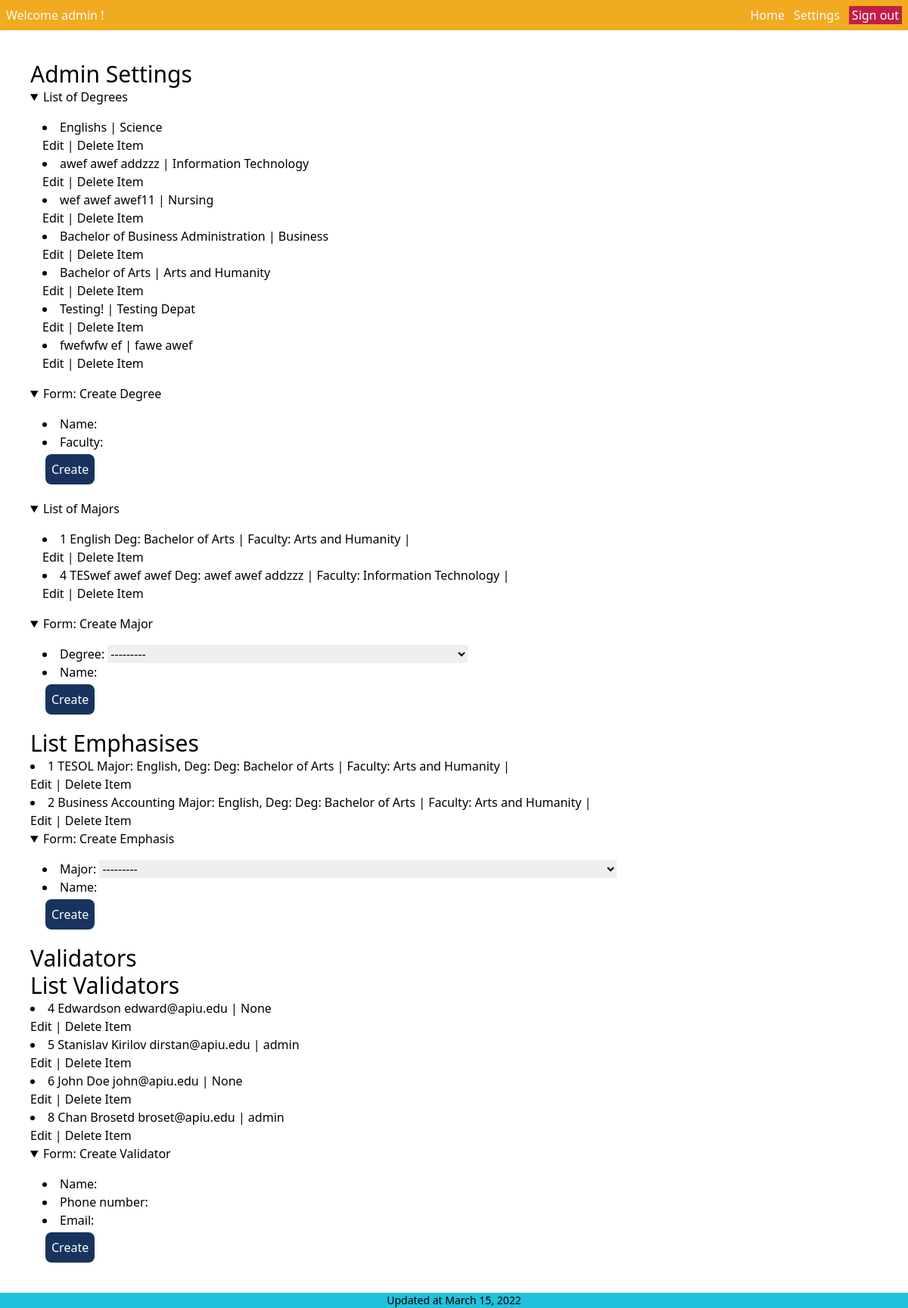
The app's page /manager/settings (signed in) with its own data.
### spapp/models.py (models this page shows, shortened)
class Degree(models.Model):
    name = models.CharField(max_length=40)
    faculty = models.CharField(max_length=50)
    """ the __str__ function overides the name of an object and displays it as a string """
    def __str__(self):
        return f"Deg: {self.name} | Faculty: {self.faculty}"

class Major(models.Model):
    degree = models.ForeignKey(Degree, on_delete=models.CASCADE)
    name = models.CharField(max_length=30)
    def __str__(self):
        return f"Major: {self.name}, Deg: {self.degree}"

class Emphasis(models.Model):
    major = models.ForeignKey(Major, on_delete=models.CASCADE)
    name = models.CharField(max_length=30)

class Validator(models.Model):
    name = models.CharField(max_length=50)
    phone_number = models.CharField(max_length=50)
    email = models.CharField(max_length=50)
    verified = models.BooleanField(default=False)
    created_by = models.ForeignKey(User, null=True, on_delete=models.SET_NULL)

### spapp/views.py (the view, shortened to what this page needs)
# urls.py: path("manager/settings", views.AdminSettings.as_view(), name="manager_settings"),
@method_decorator(decorators, name='dispatch')
class AdminSettings(LoginRequiredMixin, generic.TemplateView):
    login_url = "spapp:login"
    template_name = "pages/manager/settings.html"
    form_degree = DegreeForm
    form_major = MajorForm
    form_emphasis = EmphasisForm
    form_validator = ValidatorForm
    def get_context_data(self, **kwargs):
        context = super().get_context_data(**kwargs)
        try:
            context = {
                'degrees': Degree.objects.all(),
                'majors': Major.objects.all(),
                'emphasises': Emphasis.objects.all(),
                'validators': Validator.objects.all(),
                'form_degree': self.form_degree(),
                'form_major': self.form_major(),
                'form_emphasis': self.form_emphasis(),
                'form_validator': self.form_validator()
            }
            return context
        except:
            messages.add_message(
                self.request, messages.WARNING, "You are not a student")
            return context

### spapp/forms.py
class DegreeForm(forms.ModelForm):
    class Meta:
        model = Degree
        fields = '__all__'

class MajorForm(forms.ModelForm):
    class Meta:
        model = Major
        fields = '__all__'

### theme/templates/pages/manager/settings.html
{% extends 'components/manager/layout.html' %}
{% block content %}
<h1> Admin Settings </h1>
{% include 'components/manager/degree/list.html' with title="Degrees" data=degrees %}
{% include 'components/manager/create_form.html' with form=form_degree title="Create Degree" url="/manager/create/degree" %}
{% include 'components/manager/major/list.html' with title="Majors" data=majors %}
{% include 'components/manager/create_form.html' with form=form_major title="Create Major" url="/manager/create/major" %}
{% include 'components/manager/emphasis/list.html' with title="Emphasises" data=emphasises %}
{% include 'components/manager/create_form.html' with form=form_emphasis title="Create Emphasis" url="/manager/create/emphasis" %}
<h2> Validators </h2>
{% include 'components/manager/validator/list.html' with title="Validators" data=validators %}
{% include 'components/manager/create_form.html' with form=form_validator title="Create Validator" url="/manager/create/validator" %}
{% endblock %}

### theme/templates/components/manager/header.html
<div class="bg-secondary text-gray-50">
    <div class="flex flex-row justify-between px-2 py-2 gap-2">
        <div>
            <a href="{% url 'spapp:manager_dashboard' %}"> Welcome {{ user }} {{ user.first_name }}! </a>
        </div>
        <div class="flex flex-row justify-between gap-3">
            <a href="{% url 'spapp:manager_dashboard' %}"> Home </a>
            <a href="{% url 'spapp:manager_settings' %}"> Settings </a>
            <a href="{% url 'spapp:logout' %}" class="px-1 bg-red "> Sign out </a>
        </div>
    </div>
</div>

### theme/templates/components/manager/degree/list.html (shortened to what this page needs)
<details open>
  <summary> List of {{ title }} </summary>
  <div class="p-4">
    {% for item in data %}
    <li>{{ item.name }} | {{ item.faculty }}
      <div id="deg-{{ item.pk }}">
        <button onClick=edit_degree("{{ item.pk }}")> Edit </button> |
        <button onClick=delete_degree("{{ item.pk}}")>Delete Item</button>
      </div>
    </li>
    {% endfor %}
  </div>
</details>

### theme/templates/components/manager/create_form.html (shortened to what this page needs)
<details open>
  <summary>
    Form: {{ title }}
  </summary>
  <div class="p-4">
    <form class="" method="post" id="create_form" action="{{ url }}">
      <div class="">
        {{ form.as_ul }}
      </div>
      <div>
        <button type="submit" class="p-2 m-1 text-white rounded-lg bg-primary" value="Submit">Create</button>
      </div>
    </form>
  </div>
</details>

### theme/templates/components/manager/major/list.html (shortened to what this page needs)
<details open>
  <summary> List of {{ title }} </summary>
  <div class="p-4">
    {% for item in data %}
    <li>{{ item.pk }} {{ item.name }} {{ item.degree }} |
      <div id="maj-{{ item.pk }}">
        <button onClick=edit_major("{{ item.pk }}")> Edit </button> |
        <button onClick=delete_major("{{ item.pk}}")>Delete Item</button>
      </div>
    </li>
    {% endfor %}
  </div>
</details>

### theme/templates/components/manager/emphasis/list.html (shortened to what this page needs)
<h1> List {{ title }} </h1>
{% for item in data %}
<li>{{ item.pk }} {{ item.name }} {{ item.major }} |
  <div id="emp-{{ item.pk }}">
    <button onClick=edit_emphasis("{{ item.pk }}")> Edit </button> |
    <button onClick=delete_emphasis("{{ item.pk}}")>Delete Item</button>
  </div>
</li>
{% endfor %}

### theme/templates/components/manager/validator/list.html (shortened to what this page needs)
<h1> List {{ title }} </h1>
{% for item in data %}
<li>{{ item.pk }} {{ item.name }} {{ item.email }} | {{ item.created_by }}
  <div id="val-{{ item.pk }}">
    <button onClick=edit_validator("{{ item.pk }}")> Edit </button> |
    <button onClick=delete_validator("{{ item.pk}}")>Delete Item</button>
  </div>
</li>
{% endfor %}

### records on screen
Degree: name "Englishs", faculty "Science"
Degree: name "awef awef addzzz", faculty "Information Technology"
Degree: name "wef awef awef11", faculty "Nursing"
Degree: name "Bachelor of Business Administration", faculty "Business"
Degree: name "Bachelor of Arts", faculty "Arts and Humanity"
Degree: name "Testing!", faculty "Testing Depat"
Degree: name "fwefwfw ef", faculty "fawe awef"
Major: pk "1", name "English", degree "Deg: Bachelor of Arts | Faculty: Arts and Humanity"
Major: pk "4", name "TESwef awef awef", degree "Deg: awef awef addzzz | Faculty: Information Technology"
Emphasis: pk "1", name "TESOL", major "Major: English, Deg: Deg: Bachelor of Arts | Faculty: Arts and Humanity"
Emphasis: pk "2", name "Business Accounting", major "Major: English, Deg: Deg: Bachelor of Arts | Faculty: Arts and Humanity"
Validator: pk "4", name "Edwardson", email "edward@apiu.edu", created_by "None"
Validator: pk "5", name "Stanislav Kirilov", email "dirstan@apiu.edu", created_by "admin"
Validator: pk "6", name "John Doe", email "john@apiu.edu", created_by "None"
Validator: pk "8", name "Chan Brosetd", email "broset@apiu.edu", created_by "admin"

### other values on screen
{{ user }} "admin"
{{ title }} "Degrees"
{{ title }} "Create Degree Create Major Create Emphasis Create Validator"
{{ title }} "Majors"
{{ title }} "Emphasises"
{{ title }} "Validators"
